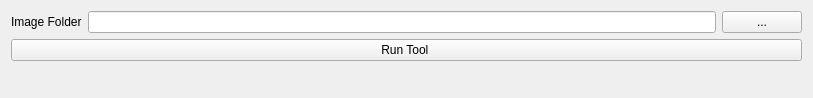
<?xml version="1.0" encoding="UTF-8"?>
<ui version="4.0">
 <class>Tool_Launcher_UI</class>
 <widget class="Tool_Launcher_UI" name="Tool_Launcher_UI">
  <property name="geometry">
   <rect>
    <x>0</x>
    <y>0</y>
    <width>813</width>
    <height>98</height>
   </rect>
  </property>
  <property name="windowTitle">
   <string>Form</string>
  </property>
  <layout class="QVBoxLayout" name="verticalLayout">
   <item>
    <layout class="QHBoxLayout" name="horizontalLayout">
     <item>
      <widget class="QLabel" name="label">
       <property name="text">
        <string>Image Folder</string>
       </property>
      </widget>
     </item>
     <item>
      <widget class="QLineEdit" name="Image_Folder_Input"/>
     </item>
     <item>
      <widget class="QPushButton" name="Find_File_Button">
       <property name="sizePolicy">
        <sizepolicy hsizetype="Preferred" vsizetype="Fixed">
         <horstretch>0</horstretch>
         <verstretch>0</verstretch>
        </sizepolicy>
       </property>
       <property name="text">
        <string>...</string>
       </property>
      </widget>
     </item>
    </layout>
   </item>
   <item>
    <widget class="QPushButton" name="Run_Tool_Button">
     <property name="text">
      <string>Run Tool </string>
     </property>
    </widget>
   </item>
   <item>
    <spacer name="verticalSpacer">
     <property name="orientation">
      <enum>Qt::Vertical</enum>
     </property>
     <property name="sizeHint" stdset="0">
      <size>
       <width>20</width>
       <height>40</height>
      </size>
     </property>
    </spacer>
   </item>
  </layout>
 </widget>
 <customwidgets>
  <customwidget>
   <class>Tool_Launcher_UI</class>
   <extends>QWidget</extends>
   <header>Tool_Launcher_UI</header>
   <container>1</container>
  </customwidget>
 </customwidgets>
 <resources/>
 <connections/>
</ui>
